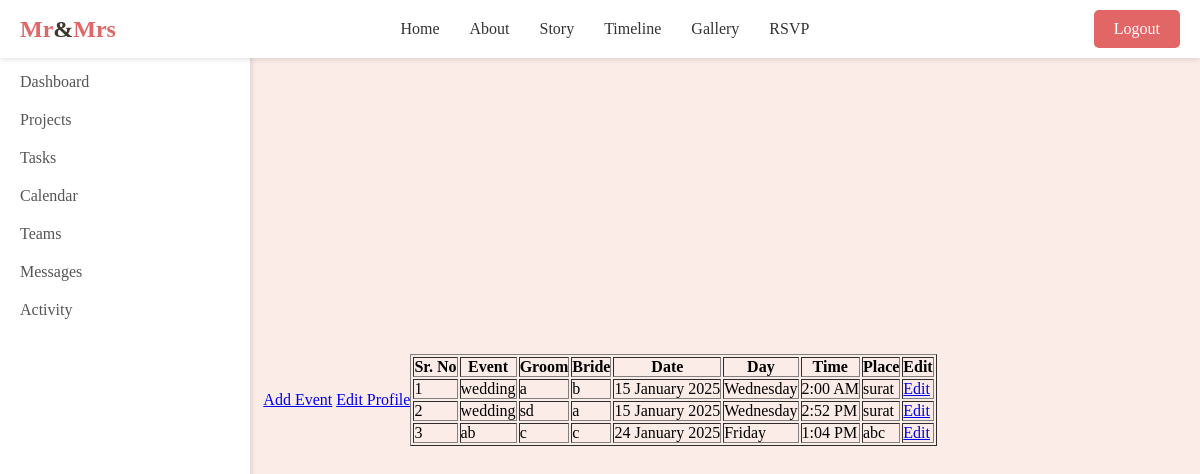
/inviter/ (signed in), run on an earlier commit of the app's database.
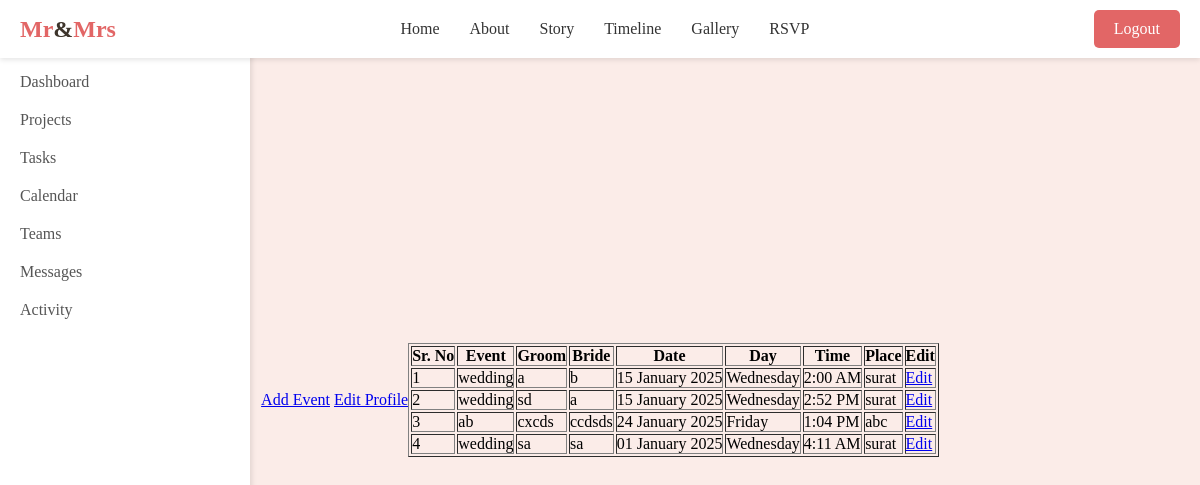
And on a later commit of the database.
### Inviter/models.py (models this page shows, shortened)
class EventDetails(models.Model):
    inviter = models.ForeignKey(Inviter,on_delete=models.CASCADE)
    e_name = models.CharField(max_length=100,verbose_name='Event Name')
    g_name = models.CharField(max_length=50,verbose_name='Groom Name')
    b_name = models.CharField(max_length=50,verbose_name='Bride Name')
    e_date = models.DateTimeField(verbose_name='Event Date')
    place = models.CharField(max_length=500)
    invitee = models.ManyToManyField(Invitee, related_name='event')
    class Meta:
        verbose_name = 'Event Details'

### Inviter/views.py (the view)
# urls.py: path('', views.dashboard, name='dashboard'),
def dashboard(request):
    username=request.session['username']
    inviter = Inviter.objects.get(username=username)
    events = EventDetails.objects.filter(inviter=inviter)
    return render(request,'inviter/dashboard.html',{'events':events, 'username':username})

### templates/inviter/dashboard.html (shortened to what this page needs)
{% extends "base_temp2.html" %}
{% block content %}
        <div class="d-grid gap-2 d-md-flex justify-content-md-end">
            <a href="{% url 'inviter:add_event' %}" class='btn'>Add Event</a>
            <a href="{% url 'edit_profile' username %}" class='btn'>Edit Profile</a>
          </div>
        <br>
        <table border="1">
            <thead>
                <tr>
                    <th>Sr. No</th>
                    <th>Event</th>
                    <th>Groom</th>
                    <th>Bride</th>
                    <th>Date</th>
                    <th>Day</th>
                    <th>Time</th>
                    <th>Place</th>
                    <th>Edit</th>
                </tr>
            </thead>
            <tbody>
                {% for e in events %}
                    <tr>
                        <td>{{ forloop.counter }}</td>
                        <td>{{ e.e_name }}</td>
                        <td>{{ e.g_name }}</td>
                        <td>{{ e.b_name }}</td>
                        <td>{{ e.e_date|date:"d F Y" }}</td>
                        <td>{{ e.e_date|date:"l" }}</td>
                        <td>{{ e.e_date|time:"g:i A" }}</td>
                        <td>{{ e.place }}</td>
                        <td><a class = 'btn' href="{% url 'inviter:event_update' e.id %}">Edit</a></td>
                    </tr>
                {% endfor %}
            </tbody>
        </table>
{% endblock %}

### templates/base_temp2.html (shortened to what this page needs)
{% load static %}
<!DOCTYPE html>
<html lang="en">
<head>
    <link rel="stylesheet" href="{% static 'style.css' %}">
</head>
<body>
    <header class="navbar">
        <div class="logo">Mr<span>&</span>Mrs</div>
        <nav>
            <ul>
                <li><a href="#home">Home</a></li>
                <li><a href="#about">About</a></li>
                <li><a href="#story">Story</a></li>
                <li><a href="#timeline">Timeline</a></li>
                <li><a href="#gallery">Gallery</a></li>
                <li><a href="#rsvp">RSVP</a></li>
            </ul>
        </nav>
        <a href="{% url 'logout' %}" class="btn">Logout</a>
    </header>
    <div class="sidebar">
        <h2>SeekTask</h2>
        <ul>
            <li><a href="#">Dashboard</a></li>
            <li><a href="#">Projects</a></li>
            <li><a href="#">Tasks</a></li>
            <li><a href="#">Calendar</a></li>
            <li><a href="#">Teams</a></li>
            <li><a href="#">Messages</a></li>
            <li><a href="#">Activity</a></li>
        </ul>
    </div>
    {% block content %}
    {% endblock %}
</body>
</html>

### static/style.css (style rules this page uses)
* { margin: 0; padding: 0; box-sizing: border-box; }
body { font-family: 'Arial', sans-serif; }
.navbar { display: flex; justify-content: space-between; align-items: center; padding: 10px 20px; background-color: #ffff; box-shadow: 0 2px 5px rgba(0, 0, 0, 0.1); position: fixed; width: 100%; top: 0; z-index: 1000; }
.navbar .logo { font-size: 24px; font-weight: bold; color: #e26666; }
.navbar .logo span { color: #3d342b; }
.navbar ul { display: flex; list-style: none; }
.navbar ul li { margin: 0 15px; }
.navbar ul li a { text-decoration: none; color: #333; font-weight: 500; }
.navbar .btn { background-color: #e26666; color: white; padding: 10px 20px; border-radius: 5px; text-decoration: none; }
.sidebar { width: 250px; height: 100vh; background-color: #ffffff; padding: 20px; box-shadow: 2px 0 5px rgba(0, 0, 0, 0.1); position: fixed; left: 0; top: 0; }
.sidebar h2 { font-size: 20px; margin-bottom: 30px; }
.sidebar ul { list-style: none; padding: 0; }
.sidebar ul li { margin-bottom: 20px; display: flex; align-items: center; }
.sidebar ul li a { text-decoration: none; color: #555; font-size: 16px; }
body { font-family: Arial, sans-serif; margin: 0; padding: 0; background-color: #f4f6fc; }
body { font-family: 'Georgia', serif; background-color: #fbece8; margin: 0; padding: 0; display: flex; justify-content: center; align-items: center; min-height: 100vh; }

What changed in the data, as far as the page shows it:
changed EventDetails "ab": g_name "c" → "cxcds"; b_name "c" → "ccdsds"
added EventDetails: e_name "wedding", g_name "sa", b_name "sa", e_date "01 January 2025", e_date "Wednesday", e_date "4:11 AM", place "surat"
